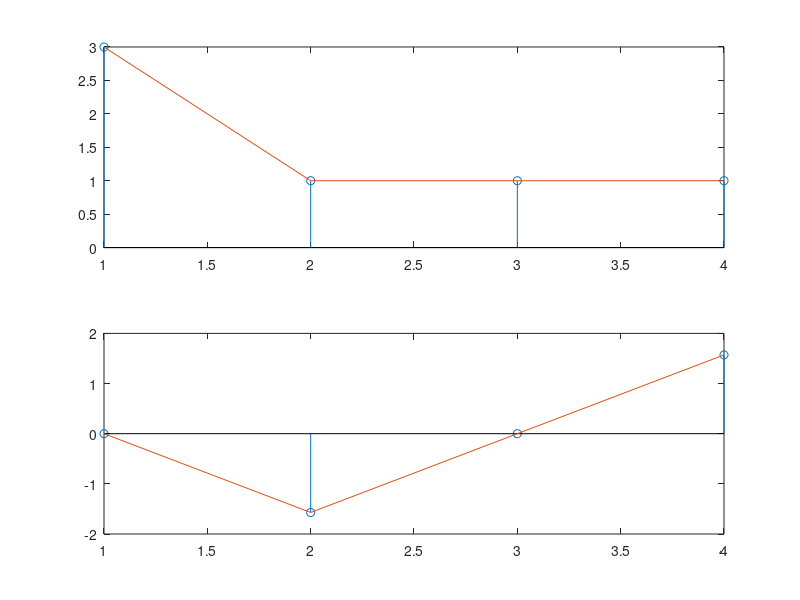

Reproduce this figure in MATLAB.

clc;
clear all;
close all;
N=4;
x = [1 1 1];
L = length(x);
x = [x,zeros(1,N-L)];
X = zeros(N,1);
for k=0:N-1
    for n=0:N-1
            X(k+1)= X(k+1)+ x(n+1)*exp(-1i*2*pi*n*(k/N));
    end
end
disp(X);
disp(round(X));
disp(fft(x));
mg = abs(X);
ph = angle(X);
subplot(2,1,1);
stem(mg);
hold on;
plot(mg);
subplot(2,1,2);
stem(ph);
hold on;
plot(ph);
